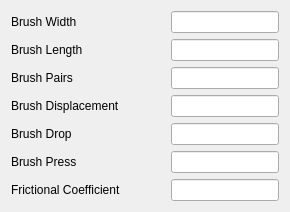
                        <widget class="QWidget" name="tab_15">
                         <attribute name="title">
                          <string>Brush</string>
                         </attribute>
                         <layout class="QVBoxLayout" name="verticalLayout_9">
                          <item>
                           <layout class="QHBoxLayout" name="horizontalLayout_42">
                            <item>
                             <widget class="QLabel" name="label_50">
                              <property name="text">
                               <string>Brush Width             </string>
                              </property>
                             </widget>
                            </item>
                            <item>
                             <spacer name="horizontalSpacer_46">
                              <property name="orientation">
                               <enum>Qt::Horizontal</enum>
                              </property>
                              <property name="sizeHint" stdset="0">
                               <size>
                                <width>40</width>
                                <height>20</height>
                               </size>
                              </property>
                             </spacer>
                            </item>
                            <item>
                             <widget class="QLineEdit" name="lineEdit44"/>
                            </item>
                           </layout>
                          </item>
                          <item>
                           <layout class="QHBoxLayout" name="horizontalLayout_43">
                            <item>
                             <widget class="QLabel" name="label_51">
                              <property name="text">
                               <string>Brush Length            </string>
                              </property>
                             </widget>
                            </item>
                            <item>
                             <spacer name="horizontalSpacer_47">
                              <property name="orientation">
                               <enum>Qt::Horizontal</enum>
                              </property>
                              <property name="sizeHint" stdset="0">
                               <size>
                                <width>40</width>
                                <height>20</height>
                               </size>
                              </property>
                             </spacer>
                            </item>
                            <item>
                             <widget class="QLineEdit" name="lineEdit45"/>
                            </item>
                           </layout>
                          </item>
                          <item>
                           <layout class="QHBoxLayout" name="horizontalLayout_44">
                            <item>
                             <widget class="QLabel" name="label_52">
                              <property name="text">
                               <string>Brush Pairs               </string>
                              </property>
                             </widget>
                            </item>
                            <item>
                             <spacer name="horizontalSpacer_48">
                              <property name="orientation">
                               <enum>Qt::Horizontal</enum>
                              </property>
                              <property name="sizeHint" stdset="0">
                               <size>
                                <width>40</width>
                                <height>20</height>
                               </size>
                              </property>
                             </spacer>
                            </item>
                            <item>
                             <widget class="QLineEdit" name="lineEdit46"/>
                            </item>
                           </layout>
                          </item>
                          <item>
                           <layout class="QHBoxLayout" name="horizontalLayout_45">
                            <item>
                             <widget class="QLabel" name="label_56">
                              <property name="text">
                               <string>Brush Displacement  </string>
                              </property>
                             </widget>
                            </item>
                            <item>
                             <spacer name="horizontalSpacer_49">
                              <property name="orientation">
                               <enum>Qt::Horizontal</enum>
                              </property>
                              <property name="sizeHint" stdset="0">
                               <size>
                                <width>40</width>
                                <height>20</height>
                               </size>
                              </property>
                             </spacer>
                            </item>
                            <item>
                             <widget class="QLineEdit" name="lineEdit47"/>
                            </item>
                           </layout>
                          </item>
                          <item>
                           <layout class="QHBoxLayout" name="horizontalLayout_46">
                            <item>
                             <widget class="QLabel" name="label_53">
                              <property name="text">
                               <string>Brush Drop              </string>
                              </property>
                             </widget>
                            </item>
                            <item>
                             <spacer name="horizontalSpacer_50">
                              <property name="orientation">
                               <enum>Qt::Horizontal</enum>
                              </property>
                              <property name="sizeHint" stdset="0">
                               <size>
                                <width>40</width>
                                <height>20</height>
                               </size>
                              </property>
                             </spacer>
                            </item>
                            <item>
                             <widget class="QLineEdit" name="lineEdit48"/>
                            </item>
                           </layout>
                          </item>
                          <item>
                           <layout class="QHBoxLayout" name="horizontalLayout_47">
                            <item>
                             <widget class="QLabel" name="label_55">
                              <property name="text">
                               <string>Brush Press             </string>
                              </property>
                             </widget>
                            </item>
                            <item>
                             <spacer name="horizontalSpacer_51">
                              <property name="orientation">
                               <enum>Qt::Horizontal</enum>
                              </property>
                              <property name="sizeHint" stdset="0">
                               <size>
                                <width>40</width>
                                <height>20</height>
                               </size>
                              </property>
                             </spacer>
                            </item>
                            <item>
                             <widget class="QLineEdit" name="lineEdit49"/>
                            </item>
                           </layout>
                          </item>
                          <item>
                           <layout class="QHBoxLayout" name="horizontalLayout_48">
                            <item>
                             <widget class="QLabel" name="label_54">
                              <property name="text">
                               <string>Frictional Coefficient</string>
                              </property>
                             </widget>
                            </item>
                            <item>
                             <spacer name="horizontalSpacer_52">
                              <property name="orientation">
                               <enum>Qt::Horizontal</enum>
                              </property>
                              <property name="sizeHint" stdset="0">
                               <size>
                                <width>40</width>
                                <height>20</height>
                               </size>
                              </property>
                             </spacer>
                            </item>
                            <item>
                             <widget class="QLineEdit" name="lineEdit50"/>
                            </item>
                           </layout>
                          </item>
                         </layout>
                        </widget>
